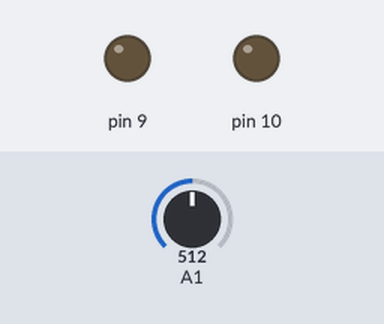
Bench run of a sketch on a simulated Teensy 3. Parts: output pins drawn as LEDs (lit = HIGH). Inputs (shaded band) come from the test bench; at power-on: A1 = 512 (analog values on the 0–1023 scale). The local clock reads 2024-03-15 10:24:30 at power-on unless the sketch sets it; storage starts empty; what the sketch prints to the serial monitor is not drawn.

Above: at 0.0 s.
At 26.1 s:
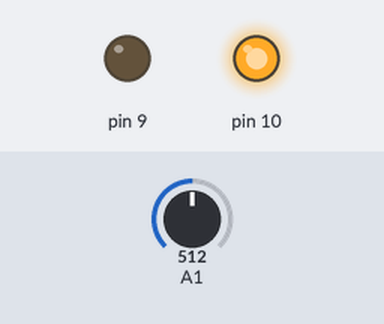
Timing chart, 0 to 27.6 s (numbered marks = the images above):
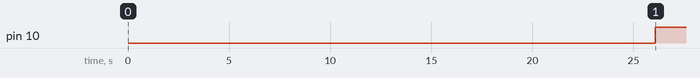

The sketch:

datalog2.ino
```cpp
volatile unsigned long time_prev = 0, time_now;
unsigned long time_chat = 30;
volatile int sw = LOW;
const int Hz = 2000;
const int Byou = 20;

#include <TimeLib.h>
#include <SD.h>

const int chipSelect = BUILTIN_SDCARD;


void setup() {
  pinMode(10, OUTPUT);
  pinMode(9, OUTPUT);

  setSyncProvider(getTeensy3Time);
  Serial.begin(115200);
  //while (!Serial);  // Wait for Arduino Serial Monitor to open
  //delay(100);
  if (timeStatus() != timeSet) {
    Serial.println("Unable to sync with the RTC");
  } else {
    Serial.println("RTC has set the system time");
  }
  //setTime(16, 56, 50, 24, 7, 2017);
  Serial.print(F("Initializing SD card..."));
  pinMode(SS, OUTPUT);
  if (!SD.begin(chipSelect)) {
    Serial.println(F("Card failed, or not present"));
    // 失敗、何もしない
    while (1);
  }
  Serial.println(F("ok."));
  if (SD.exists("datalog.csv")) {
    SD.remove("datalog.csv");
    Serial.println(F("File exist! Remove File."));
  }
}
//void printDigits(int digits) {
// utility function for digital clock display: prints preceding colon and leading 0
//  dataFile.print(":");
// if (digits < 10)
// dataFile.print('0');
// dataFile.print(digits);
//}

void loop() {
  float x , y , zA, zB;
  File dataFile = SD.open("datalog.csv", FILE_WRITE);
  if (dataFile) {
    setTime(0, 0, 0, 24, 7, 2017);
    Teensy3Clock.set(now());
    for (int i = 0; i < Byou; i++) {
      analogReadResolution(16);
      dataFile.print(hour());       dataFile.print(":");
      dataFile.print(minute());      dataFile.print(":");
      dataFile.print(second());
      dataFile.print(",");
      /*if ((i % 2) == 0) {
        digitalWrite(10, HIGH);
        }
        else {
        digitalWrite(10, LOW);
        }*/
      for (int k = 0; k < Hz; k++) {
        unsigned long t = micros();
        //x = analogRead(0);
        //y = analogRead(1);
        zA = analogRead(1);
        //zB = analogRead(2);
        //digitalClockDisplay();
        dataFile.print(" "); dataFile.print(",");
        dataFile.println(zA);
        //dataFile.print(",");
        //dataFile.println(zB);
        unsigned long D =   micros() - t;
        Serial.println(D);
        delayMicroseconds(469) ;
      }

    }
    dataFile.close();

  }
  Serial.println("Finisfed");
  digitalWrite(10, HIGH);
  delay(500000);
}


time_t getTeensy3Time()
{
  return Teensy3Clock.get();
}
```

Measured:
- by itself, pin 10: LOW → HIGH at 26.1 s
